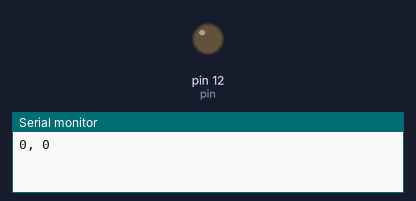
The sketch below on a simulated Arduino Uno, built with avr-gcc and run on an emulated ATmega328P. On the bench: output pins drawn as LEDs (lit = HIGH), the last lines printed to the serial monitor.

Above: at 1.0 s.
At 4.0 s:
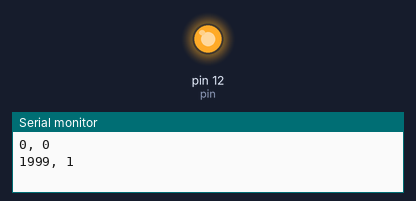
Timing chart, 0 to 7.8 s (numbered marks = the images above):
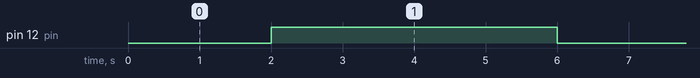

The sketch:

1a_sketch.ino
```cpp
/*
Authors: Lennart Sauer, Sinan Blanck

Date: Mar. 10, 2026

Control a single LED

*/

int pin = 12;
int ledState = 0;
int baudRate = 9600; //Default
void setup() {
  // put your setup code here, to run once:
  Serial.begin(baudRate);
  pinMode(pin, OUTPUT);
}

void loop() {
  // put your main code here, to run repeatedly:
  ledState = LOW; // Bei Arduino entspricht LOW quasi 0, HIGH quasi 1, total toll
  digitalWrite(pin, ledState);
  Serial.print(millis());
  Serial.print(", ");
  Serial.println(ledState);
  delay(2000);

  ledState = HIGH;
  digitalWrite(pin, ledState);
  Serial.print(millis());
  Serial.print(", ");
  Serial.println(ledState);
  delay(4000);
}
```

Measured:
- by itself, pin 12 (pin): alternates HIGH for 4.0 s and LOW for 2.0 s
